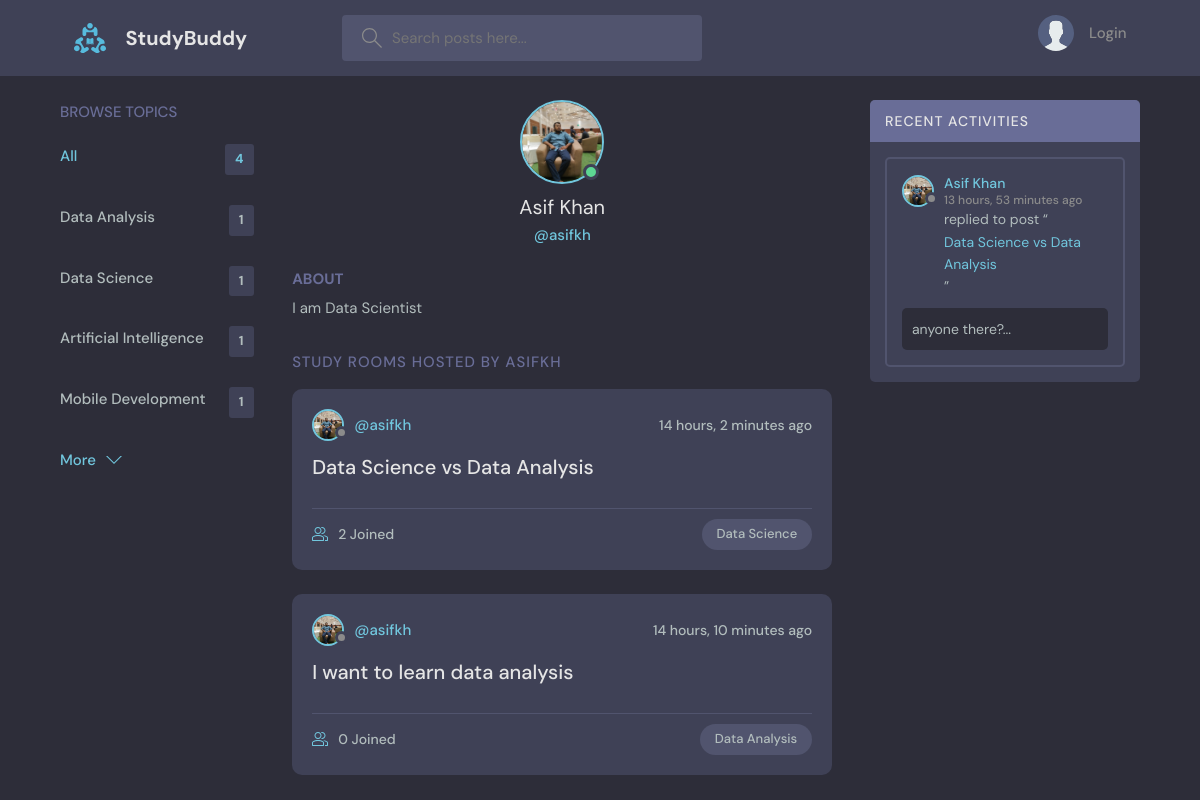
Page /profile/1/ on the committed database.
### base/models.py (models this page shows, shortened)
class Topic(models.Model):
    name = models.CharField(max_length = 200)

class User(AbstractUser):
        name = models.CharField(max_length=200,null=True)
        email = models.EmailField(unique=True,null=True)
        bio = models.TextField(null=True)
        avatar = models.ImageField(null=True, default="avatar.svg")
        USERNAME_FIELD = 'email'
        REQUIRED_FIELDS = []

class Room(models.Model):
    host = models.ForeignKey(User, on_delete = models.SET_NULL, null=True)
    topic = models.ForeignKey(Topic, on_delete = models.SET_NULL, null=True)
    name = models.CharField(max_length =200)
    description = models.TextField(null=True,blank= True)
    participants = models.ManyToManyField(User,related_name='participants',blank=True)
    updated = models.DateTimeField(auto_now = True)
    created = models.DateTimeField(auto_now_add = True)
    class Meta:
        ordering = ['-updated','-created']
    def __str__(self):
        return self.name

class Message(models.Model):
    user = models.ForeignKey(User, on_delete = models.CASCADE)
    room = models.ForeignKey(Room, on_delete = models.CASCADE)
    body = models.TextField()
    updated = models.DateTimeField(auto_now = True)
    created = models.DateTimeField(auto_now_add = True)
    class Meta:
        ordering = ['-updated','-created']

### base/views.py (the view)
# urls.py: path('profile/<str:pk>/', views.userProfile, name = "user-profile"),
def userProfile(request,pk):
     user = User.objects.get(id=pk)
     rooms = user.room_set.all()
     room_messages = user.message_set.all()
     topics = Topic.objects.all()
     context = {'user':user,'rooms':rooms,'room_messages':room_messages,'topics':topics}
     return render(request, 'base/profile.html',context)

### base/templates/base/profile.html (shortened to what this page needs)
{% extends 'main.html' %}
{% block content %}
  <main class="profile-page layout layout--3">
    <div class="container">
      {% include 'base/topics_component.html' %}
      <div class="roomList">
        <div class="profile">
          <div class="profile__avatar">
            <div class="avatar avatar--large active">
              <img src="{{user.avatar.url}}" />
            </div>
          </div>
          <div class="profile__info">
            <h3>{{user.name}}</h3>
            <p>@{{user.username}}</p>
          </div>
          <div class="profile__about">
            <h3>About</h3>
            <p>
              {{user.bio}}
            </p>
          </div>
        </div>
        <div class="roomList__header">
          <div>
            <h2>Study Rooms Hosted by {{user.username.capitalize}}</a>
            </h2>
          </div>
        </div>
        {% include 'base/feeds_component.html' %}
      </div>
      {% include 'base/activity_component.html' %}
    </div>
  </main>
{% endblock %}

### templates/main.html (shortened to what this page needs)
<!DOCTYPE html>
{% load static %}
<html lang="en">
  <head>
    <link rel="stylesheet" href="{% static 'styles/style.css' %}" />
  </head>
  <body>
    {% include 'navbar.html' %}
    {% block content %}
    {% endblock %}
  </body>
</html>

### templates/navbar.html (shortened to what this page needs)
{% load static %}
<header class="header header--loggedIn">
    <div class="container">
      <a href="{% url 'home' %}" class="header__logo">
        <img src="{% static 'images/logo.svg' %}" />
        <h1>StudyBuddy</h1>
      </a>
      <form class="header__search" method="GET" action="{% url 'home' %}">
        <label>
          <input type="text" name="q" placeholder="Search posts here..." />
        </label>
      </form>
      <nav class="header__menu">
        {% if request.user.is_authenticated %}
        <div class="header__user">
          <a href="{% url 'update-user' %}">
            <div class="avatar avatar--medium active">
              <img src="{{request.user.avatar.url}}" />
            </div>
            <p>{{request.user.name}} <span>@{{request.user.username}}</span></p>
          </a>
          <button class="dropdown-button">
            <svg version="1.1" xmlns="http://www.w3.org/2000/svg" width="32" height="32" viewBox="0 0 32 32">
              <title>chevron-down</title>
              <path d="M16 21l-13-13h-3l16 16 16-16h-3l-13 13z"></path>
            </svg>
          </button>
        </div>
        {% else %}
        <a href="{% url 'login' %}">
          <img src="{% static 'images/avatar.svg' %}" />
          <p>Login</p>
        </a>
        {% endif %}
      </nav>
    </div>
  </header>

### base/templates/base/topics_component.html
<div class="topics">
    <div class="topics__header">
      <h2>Browse Topics</h2>
    </div>
    <ul class="topics__list">
        <li>
            <a href="{% url 'home' %}" class="active">All <span>{{topics.count}}</span></a>
        </li>
        {% for topic in topics %}
        <li>
            <a href="{% url 'home' %}?q={{topic.name}}">{{topic.name}} <span> {{topic.room_set.all.count}} </span></a>
        </li>
        {% endfor %}
    <ul/>
    <a class="btn btn--link" href="{% url 'topics' %}">
      More
      <svg version="1.1" xmlns="http://www.w3.org/2000/svg" width="32" height="32" viewBox="0 0 32 32">
        <title>chevron-down</title>
        <path d="M16 21l-13-13h-3l16 16 16-16h-3l-13 13z"></path>
      </svg>
    </a>
  </div>

### base/templates/base/feeds_component.html (shortened to what this page needs)
{% for room in rooms %}
<div class="roomListRoom">
    <div class="roomListRoom__header">
      <a href="{% url 'user-profile' room.host.id %}" class="roomListRoom__author">
        <div class="avatar avatar--small">
          <img src="{{room.host.avatar.url}}" />
        </div>
        <span>@{{room.host.username}}</span>
      </a>
      <div class="roomListRoom__actions">
        <span>{{room.created|timesince}} ago</span>
      </div>
    </div>
    <div class="roomListRoom__content">
      <a href="{% url 'room' room.id %}">{{room.name}}</a>
    </div>
    <div class="roomListRoom__meta">
      <a href="{% url 'room' room.id %}" class="roomListRoom__joined">
        {{room.participants.all.count}} Joined
      </a>
      <p class="roomListRoom__topic">{{room.topic.name}}</p>
    </div>
  </div>
  {% endfor %}

### base/templates/base/activity_component.html (shortened to what this page needs)
<div class="activities">
    <div class="activities__header">
      <h2>Recent Activities</h2>
    </div>
    {% for message in room_messages %}
    <div class="activities__box">
      <div class="activities__boxHeader roomListRoom__header">
        <a href="{% url 'user-profile' message.user.id %}" class="roomListRoom__author">
          <div class="avatar avatar--small">
            <img src="{{message.user.avatar.url}}" />
          </div>
          <p>
            {{message.user.name}}
            <span>{{message.created|timesince}} ago</span>
          </p>
        </a>
      </div>
      <div class="activities__boxContent">
        <p>replied to post “<a href="{% url 'room' message.room.id %}">{{message.room}}</a>”</p>
        <div class="activities__boxRoomContent">
            {{message.body}}...
        </div>
    </div>
    </div>
    {% endfor %}
  </div>

### rows in the picture
Topic: name "Data Analysis", room_set.all.count "1"
Topic: name "Data Science", room_set.all.count "1"
Topic: name "Artificial Intelligence", room_set.all.count "1"
Topic: name "Mobile Development", room_set.all.count "1"
User: avatar (picture), name "Asif Khan", username "asifkh", bio "I am Data Scientist", username "ASIFKH"
Room: host.avatar (picture), host.username "asifkh", created "14 hours, 2 minutes", name "Data Science vs Data Analysis", participants.all.count "2", topic.name "Data Science"
Room: host.avatar (picture), host.username "asifkh", created "14 hours, 10 minutes", name "I want to learn data analysis", participants.all.count "0", topic.name "Data Analysis"
Message: user.avatar (picture), user.name "Asif Khan", created "13 hours, 53 minutes", room "Data Science vs Data Analysis", body "anyone there?"

### other values in the picture
{{ topics.count }} "4"
